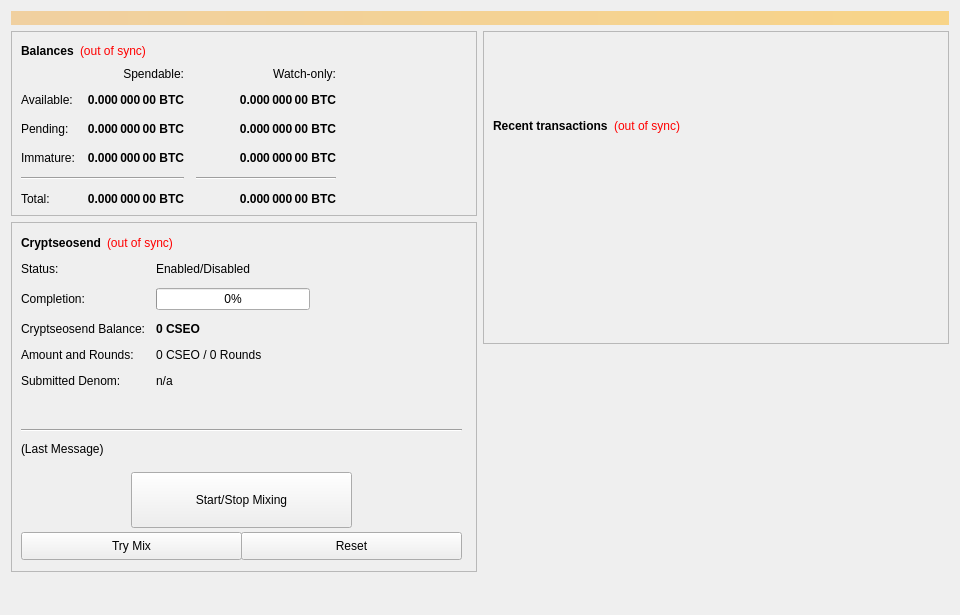
<?xml version="1.0" encoding="UTF-8"?>
<ui version="4.0">
 <class>SmartTokenConfig</class>
 <widget class="QWidget" name="SmartTokenConfig">
  <property name="geometry">
   <rect>
    <x>0</x>
    <y>0</y>
    <width>960</width>
    <height>615</height>
   </rect>
  </property>
  <property name="minimumSize">
   <size>
    <width>960</width>
    <height>0</height>
   </size>
  </property>
  <property name="windowTitle">
   <string>Form</string>
  </property>
  <layout class="QVBoxLayout" name="topLayout">
   <item>
    <widget class="QLabel" name="labelAlerts">
     <property name="visible">
      <bool>false</bool>
     </property>
     <property name="styleSheet">
      <string notr="true">background-color: qlineargradient(x1: 0, y1: 0, x2: 1, y2: 0, stop:0 #F0D0A0, stop:1 #F8D488); color:#000000;</string>
     </property>
     <property name="wordWrap">
      <bool>true</bool>
     </property>
     <property name="margin">
      <number>3</number>
     </property>
    </widget>
   </item>
   <item>
    <layout class="QHBoxLayout" name="horizontalLayout" stretch="1,1">
     <item>
      <layout class="QVBoxLayout" name="verticalLayout_2">
       <item>
        <widget class="QFrame" name="frame">
         <property name="frameShape">
          <enum>QFrame::StyledPanel</enum>
         </property>
         <property name="frameShadow">
          <enum>QFrame::Raised</enum>
         </property>
         <layout class="QVBoxLayout" name="verticalLayout_4">
          <item>
           <layout class="QHBoxLayout" name="horizontalLayout_4">
            <item>
             <widget class="QLabel" name="label_5">
              <property name="font">
               <font>
                <weight>75</weight>
                <bold>true</bold>
               </font>
              </property>
              <property name="text">
               <string>Balances</string>
              </property>
             </widget>
            </item>
            <item>
             <widget class="QLabel" name="labelWalletStatus">
              <property name="cursor">
               <cursorShape>WhatsThisCursor</cursorShape>
              </property>
              <property name="toolTip">
               <string>The displayed information may be out of date. Your wallet automatically synchronizes with the CSEO network after a connection is established, but this process has not completed yet.</string>
              </property>
              <property name="styleSheet">
               <string notr="true">QLabel { color: red; }</string>
              </property>
              <property name="text">
               <string notr="true">(out of sync)</string>
              </property>
              <property name="alignment">
               <set>Qt::AlignLeading|Qt::AlignLeft|Qt::AlignVCenter</set>
              </property>
             </widget>
            </item>
            <item>
             <spacer name="horizontalSpacer_3">
              <property name="orientation">
               <enum>Qt::Horizontal</enum>
              </property>
              <property name="sizeHint" stdset="0">
               <size>
                <width>40</width>
                <height>20</height>
               </size>
              </property>
             </spacer>
            </item>
           </layout>
          </item>
          <item>
           <layout class="QGridLayout" name="gridLayout">
            <property name="spacing">
             <number>12</number>
            </property>
            <item row="2" column="2">
             <widget class="QLabel" name="labelWatchPending">
              <property name="font">
               <font>
                <weight>75</weight>
                <bold>true</bold>
               </font>
              </property>
              <property name="cursor">
               <cursorShape>IBeamCursor</cursorShape>
              </property>
              <property name="toolTip">
               <string>Unconfirmed transactions to watch-only addresses</string>
              </property>
              <property name="text">
               <string notr="true">0.000 000 00 BTC</string>
              </property>
              <property name="alignment">
               <set>Qt::AlignRight|Qt::AlignTrailing|Qt::AlignVCenter</set>
              </property>
              <property name="textInteractionFlags">
               <set>Qt::LinksAccessibleByMouse|Qt::TextSelectableByKeyboard|Qt::TextSelectableByMouse</set>
              </property>
             </widget>
            </item>
            <item row="2" column="1">
             <widget class="QLabel" name="labelUnconfirmed">
              <property name="font">
               <font>
                <weight>75</weight>
                <bold>true</bold>
               </font>
              </property>
              <property name="cursor">
               <cursorShape>IBeamCursor</cursorShape>
              </property>
              <property name="toolTip">
               <string>Total of transactions that have yet to be confirmed, and do not yet count toward the spendable balance</string>
              </property>
              <property name="text">
               <string notr="true">0.000 000 00 BTC</string>
              </property>
              <property name="alignment">
               <set>Qt::AlignRight|Qt::AlignTrailing|Qt::AlignVCenter</set>
              </property>
              <property name="textInteractionFlags">
               <set>Qt::LinksAccessibleByMouse|Qt::TextSelectableByKeyboard|Qt::TextSelectableByMouse</set>
              </property>
             </widget>
            </item>
            <item row="3" column="2">
             <widget class="QLabel" name="labelWatchImmature">
              <property name="font">
               <font>
                <weight>75</weight>
                <bold>true</bold>
               </font>
              </property>
              <property name="cursor">
               <cursorShape>IBeamCursor</cursorShape>
              </property>
              <property name="toolTip">
               <string>Staked or masternode rewards in watch-only addresses that has not yet matured</string>
              </property>
              <property name="text">
               <string notr="true">0.000 000 00 BTC</string>
              </property>
              <property name="alignment">
               <set>Qt::AlignRight|Qt::AlignTrailing|Qt::AlignVCenter</set>
              </property>
              <property name="textInteractionFlags">
               <set>Qt::LinksAccessibleByMouse|Qt::TextSelectableByKeyboard|Qt::TextSelectableByMouse</set>
              </property>
             </widget>
            </item>
            <item row="4" column="0" colspan="2">
             <widget class="Line" name="lineSpendableBalance">
              <property name="orientation">
               <enum>Qt::Horizontal</enum>
              </property>
             </widget>
            </item>
            <item row="4" column="2">
             <widget class="Line" name="lineWatchBalance">
              <property name="sizePolicy">
               <sizepolicy hsizetype="Preferred" vsizetype="Fixed">
                <horstretch>0</horstretch>
                <verstretch>0</verstretch>
               </sizepolicy>
              </property>
              <property name="minimumSize">
               <size>
                <width>140</width>
                <height>0</height>
               </size>
              </property>
              <property name="orientation">
               <enum>Qt::Horizontal</enum>
              </property>
             </widget>
            </item>
            <item row="5" column="0">
             <widget class="QLabel" name="labelTotalText">
              <property name="text">
               <string>Total:</string>
              </property>
             </widget>
            </item>
            <item row="3" column="1">
             <widget class="QLabel" name="labelImmature">
              <property name="font">
               <font>
                <weight>75</weight>
                <bold>true</bold>
               </font>
              </property>
              <property name="cursor">
               <cursorShape>IBeamCursor</cursorShape>
              </property>
              <property name="toolTip">
               <string>Staked or masternode rewards that has not yet matured</string>
              </property>
              <property name="text">
               <string notr="true">0.000 000 00 BTC</string>
              </property>
              <property name="alignment">
               <set>Qt::AlignRight|Qt::AlignTrailing|Qt::AlignVCenter</set>
              </property>
              <property name="textInteractionFlags">
               <set>Qt::LinksAccessibleByMouse|Qt::TextSelectableByKeyboard|Qt::TextSelectableByMouse</set>
              </property>
             </widget>
            </item>
            <item row="2" column="3">
             <spacer name="horizontalSpacer_2">
              <property name="orientation">
               <enum>Qt::Horizontal</enum>
              </property>
              <property name="sizeHint" stdset="0">
               <size>
                <width>40</width>
                <height>20</height>
               </size>
              </property>
             </spacer>
            </item>
            <item row="3" column="0">
             <widget class="QLabel" name="labelImmatureText">
              <property name="text">
               <string>Immature:</string>
              </property>
             </widget>
            </item>
            <item row="5" column="1">
             <widget class="QLabel" name="labelTotal">
              <property name="font">
               <font>
                <weight>75</weight>
                <bold>true</bold>
               </font>
              </property>
              <property name="cursor">
               <cursorShape>IBeamCursor</cursorShape>
              </property>
              <property name="toolTip">
               <string>Your current total balance</string>
              </property>
              <property name="text">
               <string notr="true">0.000 000 00 BTC</string>
              </property>
              <property name="alignment">
               <set>Qt::AlignRight|Qt::AlignTrailing|Qt::AlignVCenter</set>
              </property>
              <property name="textInteractionFlags">
               <set>Qt::LinksAccessibleByMouse|Qt::TextSelectableByKeyboard|Qt::TextSelectableByMouse</set>
              </property>
             </widget>
            </item>
            <item row="5" column="2">
             <widget class="QLabel" name="labelWatchTotal">
              <property name="font">
               <font>
                <weight>75</weight>
                <bold>true</bold>
               </font>
              </property>
              <property name="cursor">
               <cursorShape>IBeamCursor</cursorShape>
              </property>
              <property name="toolTip">
               <string>Current total balance in watch-only addresses</string>
              </property>
              <property name="text">
               <string notr="true">0.000 000 00 BTC</string>
              </property>
              <property name="alignment">
               <set>Qt::AlignRight|Qt::AlignTrailing|Qt::AlignVCenter</set>
              </property>
              <property name="textInteractionFlags">
               <set>Qt::LinksAccessibleByMouse|Qt::TextSelectableByKeyboard|Qt::TextSelectableByMouse</set>
              </property>
             </widget>
            </item>
            <item row="0" column="2">
             <widget class="QLabel" name="labelWatchonly">
              <property name="text">
               <string>Watch-only:</string>
              </property>
              <property name="alignment">
               <set>Qt::AlignRight|Qt::AlignTrailing|Qt::AlignVCenter</set>
              </property>
             </widget>
            </item>
            <item row="1" column="0">
             <widget class="QLabel" name="labelBalanceText">
              <property name="text">
               <string>Available:</string>
              </property>
             </widget>
            </item>
            <item row="1" column="1">
             <widget class="QLabel" name="labelBalance">
              <property name="font">
               <font>
                <weight>75</weight>
                <bold>true</bold>
               </font>
              </property>
              <property name="cursor">
               <cursorShape>IBeamCursor</cursorShape>
              </property>
              <property name="toolTip">
               <string>Your current spendable balance</string>
              </property>
              <property name="text">
               <string notr="true">0.000 000 00 BTC</string>
              </property>
              <property name="alignment">
               <set>Qt::AlignRight|Qt::AlignTrailing|Qt::AlignVCenter</set>
              </property>
              <property name="textInteractionFlags">
               <set>Qt::LinksAccessibleByMouse|Qt::TextSelectableByKeyboard|Qt::TextSelectableByMouse</set>
              </property>
             </widget>
            </item>
            <item row="1" column="2">
             <widget class="QLabel" name="labelWatchAvailable">
              <property name="font">
               <font>
                <weight>75</weight>
                <bold>true</bold>
               </font>
              </property>
              <property name="cursor">
               <cursorShape>IBeamCursor</cursorShape>
              </property>
              <property name="toolTip">
               <string>Your current balance in watch-only addresses</string>
              </property>
              <property name="text">
               <string notr="true">0.000 000 00 BTC</string>
              </property>
              <property name="alignment">
               <set>Qt::AlignRight|Qt::AlignTrailing|Qt::AlignVCenter</set>
              </property>
              <property name="textInteractionFlags">
               <set>Qt::LinksAccessibleByMouse|Qt::TextSelectableByKeyboard|Qt::TextSelectableByMouse</set>
              </property>
             </widget>
            </item>
            <item row="2" column="0">
             <widget class="QLabel" name="labelPendingText">
              <property name="text">
               <string>Pending:</string>
              </property>
             </widget>
            </item>
            <item row="0" column="1">
             <widget class="QLabel" name="labelSpendable">
              <property name="text">
               <string>Spendable:</string>
              </property>
              <property name="alignment">
               <set>Qt::AlignRight|Qt::AlignTrailing|Qt::AlignVCenter</set>
              </property>
             </widget>
            </item>
           </layout>
          </item>
         </layout>
        </widget>
       </item>
       <item>
        <widget class="QFrame" name="frameObfuscation">
         <property name="minimumSize">
          <size>
           <width>0</width>
           <height>350</height>
          </size>
         </property>
         <property name="layoutDirection">
          <enum>Qt::LeftToRight</enum>
         </property>
         <property name="frameShape">
          <enum>QFrame::StyledPanel</enum>
         </property>
         <property name="frameShadow">
          <enum>QFrame::Raised</enum>
         </property>
         <widget class="QWidget" name="formLayoutWidget">
          <property name="geometry">
           <rect>
            <x>10</x>
            <y>40</y>
            <width>451</width>
            <height>161</height>
           </rect>
          </property>
          <layout class="QFormLayout" name="formLayout">
           <property name="fieldGrowthPolicy">
            <enum>QFormLayout::AllNonFixedFieldsGrow</enum>
           </property>
           <property name="horizontalSpacing">
            <number>11</number>
           </property>
           <property name="verticalSpacing">
            <number>12</number>
           </property>
           <item row="0" column="0">
            <widget class="QLabel" name="label_6">
             <property name="text">
              <string>Status:</string>
             </property>
            </widget>
           </item>
           <item row="1" column="0">
            <widget class="QLabel" name="label_7">
             <property name="text">
              <string>Completion:</string>
             </property>
            </widget>
           </item>
           <item row="1" column="1">
            <widget class="QProgressBar" name="obfuscationProgress">
             <property name="maximumSize">
              <size>
               <width>154</width>
               <height>16777215</height>
              </size>
             </property>
             <property name="value">
              <number>0</number>
             </property>
            </widget>
           </item>
           <item row="2" column="0">
            <widget class="QLabel" name="labelAnonymizedText">
             <property name="text">
              <string>Cryptseosend Balance:</string>
             </property>
            </widget>
           </item>
           <item row="2" column="1">
            <widget class="QLabel" name="labelAnonymized">
             <property name="font">
              <font>
               <weight>75</weight>
               <bold>true</bold>
              </font>
             </property>
             <property name="text">
              <string notr="true">0 CSEO</string>
             </property>
            </widget>
           </item>
           <item row="3" column="0">
            <widget class="QLabel" name="label_8">
             <property name="text">
              <string>Amount and Rounds:</string>
             </property>
            </widget>
           </item>
           <item row="3" column="1">
            <widget class="QLabel" name="labelAmountRounds">
             <property name="text">
              <string>0 CSEO / 0 Rounds</string>
             </property>
            </widget>
           </item>
           <item row="4" column="0">
            <widget class="QLabel" name="label_9">
             <property name="text">
              <string>Submitted Denom:</string>
             </property>
            </widget>
           </item>
           <item row="4" column="1">
            <widget class="QLabel" name="labelSubmittedDenom">
             <property name="toolTip">
              <string>The denominations you submitted to the Masternode.&lt;br&gt;To mix, other users must submit the exact same denominations.</string>
             </property>
             <property name="text">
              <string>n/a</string>
             </property>
            </widget>
           </item>
           <item row="0" column="1">
            <widget class="QLabel" name="CryptseosendEnabled">
             <property name="text">
              <string>Enabled/Disabled</string>
             </property>
            </widget>
           </item>
          </layout>
         </widget>
         <widget class="QPushButton" name="runAutoDenom">
          <property name="geometry">
           <rect>
            <x>251</x>
            <y>17</y>
            <width>1</width>
            <height>1</height>
           </rect>
          </property>
          <property name="palette">
           <palette>
            <active>
             <colorrole role="WindowText">
              <brush brushstyle="SolidPattern">
               <color alpha="255">
                <red>0</red>
                <green>0</green>
                <blue>0</blue>
               </color>
              </brush>
             </colorrole>
             <colorrole role="Button">
              <brush brushstyle="SolidPattern">
               <color alpha="255">
                <red>239</red>
                <green>238</green>
                <blue>238</blue>
               </color>
              </brush>
             </colorrole>
             <colorrole role="Light">
              <brush brushstyle="SolidPattern">
               <color alpha="255">
                <red>255</red>
                <green>255</green>
                <blue>255</blue>
               </color>
              </brush>
             </colorrole>
             <colorrole role="Midlight">
              <brush brushstyle="SolidPattern">
               <color alpha="255">
                <red>247</red>
                <green>246</green>
                <blue>246</blue>
               </color>
              </brush>
             </colorrole>
             <colorrole role="Dark">
              <brush brushstyle="SolidPattern">
               <color alpha="255">
                <red>119</red>
                <green>119</green>
                <blue>119</blue>
               </color>
              </brush>
             </colorrole>
             <colorrole role="Mid">
              <brush brushstyle="SolidPattern">
               <color alpha="255">
                <red>159</red>
                <green>159</green>
                <blue>159</blue>
               </color>
              </brush>
             </colorrole>
             <colorrole role="Text">
              <brush brushstyle="SolidPattern">
               <color alpha="255">
                <red>0</red>
                <green>0</green>
                <blue>0</blue>
               </color>
              </brush>
             </colorrole>
             <colorrole role="BrightText">
              <brush brushstyle="SolidPattern">
               <color alpha="255">
                <red>255</red>
                <green>255</green>
                <blue>255</blue>
               </color>
              </brush>
             </colorrole>
             <colorrole role="ButtonText">
              <brush brushstyle="SolidPattern">
               <color alpha="255">
                <red>0</red>
                <green>0</green>
                <blue>0</blue>
               </color>
              </brush>
             </colorrole>
             <colorrole role="Base">
              <brush brushstyle="SolidPattern">
               <color alpha="255">
                <red>255</red>
                <green>255</green>
                <blue>255</blue>
               </color>
              </brush>
             </colorrole>
             <colorrole role="Window">
              <brush brushstyle="SolidPattern">
               <color alpha="255">
                <red>239</red>
                <green>238</green>
                <blue>238</blue>
               </color>
              </brush>
             </colorrole>
             <colorrole role="Shadow">
              <brush brushstyle="SolidPattern">
               <color alpha="255">
                <red>0</red>
                <green>0</green>
                <blue>0</blue>
               </color>
              </brush>
             </colorrole>
             <colorrole role="AlternateBase">
              <brush brushstyle="SolidPattern">
               <color alpha="255">
                <red>247</red>
                <green>246</green>
                <blue>246</blue>
               </color>
              </brush>
             </colorrole>
             <colorrole role="ToolTipBase">
              <brush brushstyle="SolidPattern">
               <color alpha="255">
                <red>255</red>
                <green>255</green>
                <blue>220</blue>
               </color>
              </brush>
             </colorrole>
             <colorrole role="ToolTipText">
              <brush brushstyle="SolidPattern">
               <color alpha="255">
                <red>0</red>
                <green>0</green>
                <blue>0</blue>
               </color>
              </brush>
             </colorrole>
            </active>
            <inactive>
             <colorrole role="WindowText">
              <brush brushstyle="SolidPattern">
               <color alpha="255">
                <red>0</red>
                <green>0</green>
                <blue>0</blue>
               </color>
              </brush>
             </colorrole>
             <colorrole role="Button">
              <brush brushstyle="SolidPattern">
               <color alpha="255">
                <red>239</red>
                <green>238</green>
                <blue>238</blue>
               </color>
              </brush>
             </colorrole>
             <colorrole role="Light">
              <brush brushstyle="SolidPattern">
               <color alpha="255">
                <red>255</red>
                <green>255</green>
                <blue>255</blue>
               </color>
              </brush>
             </colorrole>
             <colorrole role="Midlight">
              <brush brushstyle="SolidPattern">
               <color alpha="255">
                <red>247</red>
                <green>246</green>
                <blue>246</blue>
               </color>
              </brush>
             </colorrole>
             <colorrole role="Dark">
              <brush brushstyle="SolidPattern">
               <color alpha="255">
                <red>119</red>
                <green>119</green>
                <blue>119</blue>
               </color>
              </brush>
             </colorrole>
             <colorrole role="Mid">
              <brush brushstyle="SolidPattern">
               <color alpha="255">
                <red>159</red>
                <green>159</green>
                <blue>159</blue>
               </color>
              </brush>
             </colorrole>
             <colorrole role="Text">
              <brush brushstyle="SolidPattern">
               <color alpha="255">
                <red>0</red>
                <green>0</green>
                <blue>0</blue>
               </color>
              </brush>
             </colorrole>
             <colorrole role="BrightText">
              <brush brushstyle="SolidPattern">
               <color alpha="255">
                <red>255</red>
                <green>255</green>
                <blue>255</blue>
               </color>
              </brush>
             </colorrole>
             <colorrole role="ButtonText">
              <brush brushstyle="SolidPattern">
               <color alpha="255">
                <red>0</red>
                <green>0</green>
                <blue>0</blue>
               </color>
              </brush>
             </colorrole>
             <colorrole role="Base">
              <brush brushstyle="SolidPattern">
               <color alpha="255">
                <red>255</red>
                <green>255</green>
                <blue>255</blue>
               </color>
              </brush>
             </colorrole>
             <colorrole role="Window">
              <brush brushstyle="SolidPattern">
               <color alpha="255">
                <red>239</red>
                <green>238</green>
                <blue>238</blue>
               </color>
              </brush>
             </colorrole>
             <colorrole role="Shadow">
              <brush brushstyle="SolidPattern">
               <color alpha="255">
                <red>0</red>
                <green>0</green>
                <blue>0</blue>
               </color>
              </brush>
             </colorrole>
             <colorrole role="AlternateBase">
              <brush brushstyle="SolidPattern">
               <color alpha="255">
                <red>247</red>
                <green>246</green>
                <blue>246</blue>
               </color>
              </brush>
             </colorrole>
             <colorrole role="ToolTipBase">
              <brush brushstyle="SolidPattern">
               <color alpha="255">
                <red>255</red>
                <green>255</green>
                <blue>220</blue>
               </color>
              </brush>
             </colorrole>
             <colorrole role="ToolTipText">
              <brush brushstyle="SolidPattern">
               <color alpha="255">
                <red>0</red>
                <green>0</green>
                <blue>0</blue>
               </color>
              </brush>
             </colorrole>
            </inactive>
            <disabled>
             <colorrole role="WindowText">
              <brush brushstyle="SolidPattern">
               <color alpha="255">
                <red>119</red>
                <green>119</green>
                <blue>119</blue>
               </color>
              </brush>
             </colorrole>
             <colorrole role="Button">
              <brush brushstyle="SolidPattern">
               <color alpha="255">
                <red>239</red>
                <green>238</green>
                <blue>238</blue>
               </color>
              </brush>
             </colorrole>
             <colorrole role="Light">
              <brush brushstyle="SolidPattern">
               <color alpha="255">
                <red>255</red>
                <green>255</green>
                <blue>255</blue>
               </color>
              </brush>
             </colorrole>
             <colorrole role="Midlight">
              <brush brushstyle="SolidPattern">
               <color alpha="255">
                <red>247</red>
                <green>246</green>
                <blue>246</blue>
               </color>
              </brush>
             </colorrole>
             <colorrole role="Dark">
              <brush brushstyle="SolidPattern">
               <color alpha="255">
                <red>119</red>
                <green>119</green>
                <blue>119</blue>
               </color>
              </brush>
             </colorrole>
             <colorrole role="Mid">
              <brush brushstyle="SolidPattern">
               <color alpha="255">
                <red>159</red>
                <green>159</green>
                <blue>159</blue>
               </color>
              </brush>
             </colorrole>
             <colorrole role="Text">
              <brush brushstyle="SolidPattern">
               <color alpha="255">
                <red>119</red>
                <green>119</green>
                <blue>119</blue>
               </color>
              </brush>
             </colorrole>
             <colorrole role="BrightText">
              <brush brushstyle="SolidPattern">
               <color alpha="255">
                <red>255</red>
                <green>255</green>
                <blue>255</blue>
               </color>
              </brush>
             </colorrole>
             <colorrole role="ButtonText">
              <brush brushstyle="SolidPattern">
               <color alpha="255">
                <red>119</red>
                <green>119</green>
                <blue>119</blue>
               </color>
              </brush>
             </colorrole>
             <colorrole role="Base">
              <brush brushstyle="SolidPattern">
               <color alpha="255">
                <red>239</red>
                <green>238</green>
                <blue>238</blue>
               </color>
              </brush>
             </colorrole>
             <colorrole role="Window">
              <brush brushstyle="SolidPattern">
               <color alpha="255">
                <red>239</red>
                <green>238</green>
                <blue>238</blue>
               </color>
              </brush>
             </colorrole>
             <colorrole role="Shadow">
              <brush brushstyle="SolidPattern">
               <color alpha="255">
                <red>0</red>
                <green>0</green>
                <blue>0</blue>
               </color>
              </brush>
             </colorrole>
             <colorrole role="AlternateBase">
              <brush brushstyle="SolidPattern">
               <color alpha="255">
                <red>239</red>
                <green>238</green>
                <blue>238</blue>
               </color>
              </brush>
             </colorrole>
             <colorrole role="ToolTipBase">
              <brush brushstyle="SolidPattern">
               <color alpha="255">
                <red>255</red>
                <green>255</green>
                <blue>220</blue>
               </color>
              </brush>
             </colorrole>
             <colorrole role="ToolTipText">
              <brush brushstyle="SolidPattern">
               <color alpha="255">
                <red>0</red>
                <green>0</green>
                <blue>0</blue>
               </color>
              </brush>
             </colorrole>
            </disabled>
           </palette>
          </property>
          <property name="focusPolicy">
           <enum>Qt::NoFocus</enum>
          </property>
          <property name="autoFillBackground">
           <bool>true</bool>
          </property>
          <property name="text">
           <string/>
          </property>
          <property name="flat">
           <bool>true</bool>
          </property>
         </widget>
         <widget class="QPushButton" name="toggleObfuscation">
          <property name="geometry">
           <rect>
            <x>120</x>
            <y>250</y>
            <width>221</width>
            <height>56</height>
           </rect>
          </property>
          <property name="sizePolicy">
           <sizepolicy hsizetype="MinimumExpanding" vsizetype="Fixed">
            <horstretch>0</horstretch>
            <verstretch>0</verstretch>
           </sizepolicy>
          </property>
          <property name="text">
           <string>Start/Stop Mixing</string>
          </property>
         </widget>
         <widget class="Line" name="lineLastMessage">
          <property name="geometry">
           <rect>
            <x>10</x>
            <y>200</y>
            <width>441</width>
            <height>16</height>
           </rect>
          </property>
          <property name="orientation">
           <enum>Qt::Horizontal</enum>
          </property>
         </widget>
         <widget class="QLabel" name="CryptseosendStatus">
          <property name="geometry">
           <rect>
            <x>10</x>
            <y>220</y>
            <width>451</width>
            <height>61</height>
           </rect>
          </property>
          <property name="minimumSize">
           <size>
            <width>288</width>
            <height>43</height>
           </size>
          </property>
          <property name="text">
           <string>(Last Message)</string>
          </property>
          <property name="alignment">
           <set>Qt::AlignLeading|Qt::AlignLeft|Qt::AlignTop</set>
          </property>
          <property name="wordWrap">
           <bool>true</bool>
          </property>
         </widget>
         <widget class="QPushButton" name="obfuscationAuto">
          <property name="geometry">
           <rect>
            <x>10</x>
            <y>310</y>
            <width>221</width>
            <height>28</height>
           </rect>
          </property>
          <property name="sizePolicy">
           <sizepolicy hsizetype="MinimumExpanding" vsizetype="Fixed">
            <horstretch>0</horstretch>
            <verstretch>0</verstretch>
           </sizepolicy>
          </property>
          <property name="toolTip">
           <string>Try to manually submit a Cryptseosend request.</string>
          </property>
          <property name="text">
           <string>Try Mix</string>
          </property>
         </widget>
         <widget class="QPushButton" name="obfuscationReset">
          <property name="geometry">
           <rect>
            <x>230</x>
            <y>310</y>
            <width>221</width>
            <height>28</height>
           </rect>
          </property>
          <property name="sizePolicy">
           <sizepolicy hsizetype="MinimumExpanding" vsizetype="Fixed">
            <horstretch>0</horstretch>
            <verstretch>0</verstretch>
           </sizepolicy>
          </property>
          <property name="toolTip">
           <string>Reset the current status of Cryptseosend (can interrupt Cryptseosend if it's in the process of Mixing, which can cost you money!)</string>
          </property>
          <property name="autoFillBackground">
           <bool>false</bool>
          </property>
          <property name="text">
           <string>Reset</string>
          </property>
         </widget>
         <widget class="QWidget" name="layoutWidget">
          <property name="geometry">
           <rect>
            <x>10</x>
            <y>10</y>
            <width>431</width>
            <height>22</height>
           </rect>
          </property>
          <layout class="QHBoxLayout" name="horizontalLayout_5">
           <item>
            <widget class="QLabel" name="label_2">
             <property name="font">
              <font>
               <weight>75</weight>
               <bold>true</bold>
              </font>
             </property>
             <property name="text">
              <string>Cryptseosend</string>
             </property>
            </widget>
           </item>
           <item>
            <widget class="QLabel" name="labelObfuscationSyncStatus">
             <property name="toolTip">
              <string>The displayed information may be out of date. Your wallet automatically synchronizes with the CSEO network after a connection is established, but this process has not completed yet.</string>
             </property>
             <property name="styleSheet">
              <string notr="true">QLabel { color: red; }</string>
             </property>
             <property name="text">
              <string notr="true">(out of sync)</string>
             </property>
             <property name="alignment">
              <set>Qt::AlignLeading|Qt::AlignLeft|Qt::AlignVCenter</set>
             </property>
            </widget>
           </item>
           <item>
            <spacer name="horizontalSpacer_4">
             <property name="orientation">
              <enum>Qt::Horizontal</enum>
             </property>
             <property name="sizeHint" stdset="0">
              <size>
               <width>40</width>
               <height>20</height>
              </size>
             </property>
            </spacer>
           </item>
          </layout>
         </widget>
        </widget>
       </item>
       <item>
        <spacer name="verticalSpacer">
         <property name="orientation">
          <enum>Qt::Vertical</enum>
         </property>
         <property name="sizeHint" stdset="0">
          <size>
           <width>20</width>
           <height>40</height>
          </size>
         </property>
        </spacer>
       </item>
      </layout>
     </item>
     <item>
      <layout class="QVBoxLayout" name="verticalLayout_3">
       <item>
        <widget class="QFrame" name="frame_2">
         <property name="frameShape">
          <enum>QFrame::StyledPanel</enum>
         </property>
         <property name="frameShadow">
          <enum>QFrame::Raised</enum>
         </property>
         <layout class="QVBoxLayout" name="verticalLayout">
          <item>
           <spacer name="verticalSpacer_3">
            <property name="orientation">
             <enum>Qt::Vertical</enum>
            </property>
            <property name="sizeType">
             <enum>QSizePolicy::Fixed</enum>
            </property>
            <property name="sizeHint" stdset="0">
             <size>
              <width>20</width>
              <height>75</height>
             </size>
            </property>
           </spacer>
          </item>
          <item>
           <layout class="QHBoxLayout" name="horizontalLayout_2">
            <item>
             <widget class="QLabel" name="label_4">
              <property name="font">
               <font>
                <weight>75</weight>
                <bold>true</bold>
               </font>
              </property>
              <property name="text">
               <string>Recent transactions</string>
              </property>
             </widget>
            </item>
            <item>
             <widget class="QLabel" name="labelTransactionsStatus">
              <property name="cursor">
               <cursorShape>WhatsThisCursor</cursorShape>
              </property>
              <property name="toolTip">
               <string>The displayed information may be out of date. Your wallet automatically synchronizes with the CSEO network after a connection is established, but this process has not completed yet.</string>
              </property>
              <property name="styleSheet">
               <string notr="true">QLabel { color: red; }</string>
              </property>
              <property name="text">
               <string notr="true">(out of sync)</string>
              </property>
              <property name="alignment">
               <set>Qt::AlignRight|Qt::AlignTrailing|Qt::AlignVCenter</set>
              </property>
             </widget>
            </item>
            <item>
             <spacer name="horizontalSpacer">
              <property name="orientation">
               <enum>Qt::Horizontal</enum>
              </property>
              <property name="sizeHint" stdset="0">
               <size>
                <width>40</width>
                <height>20</height>
               </size>
              </property>
             </spacer>
            </item>
           </layout>
          </item>
          <item>
           <widget class="QListView" name="listTransactions">
            <property name="styleSheet">
             <string notr="true">QListView { background: transparent; }</string>
            </property>
            <property name="frameShape">
             <enum>QFrame::NoFrame</enum>
            </property>
            <property name="verticalScrollBarPolicy">
             <enum>Qt::ScrollBarAlwaysOff</enum>
            </property>
            <property name="horizontalScrollBarPolicy">
             <enum>Qt::ScrollBarAlwaysOff</enum>
            </property>
            <property name="selectionMode">
             <enum>QAbstractItemView::NoSelection</enum>
            </property>
           </widget>
          </item>
         </layout>
        </widget>
       </item>
       <item>
        <spacer name="verticalSpacer_2">
         <property name="orientation">
          <enum>Qt::Vertical</enum>
         </property>
         <property name="sizeType">
          <enum>QSizePolicy::Expanding</enum>
         </property>
         <property name="sizeHint" stdset="0">
          <size>
           <width>20</width>
           <height>40</height>
          </size>
         </property>
        </spacer>
       </item>
      </layout>
     </item>
    </layout>
   </item>
  </layout>
 </widget>
 <resources/>
 <connections/>
</ui>
